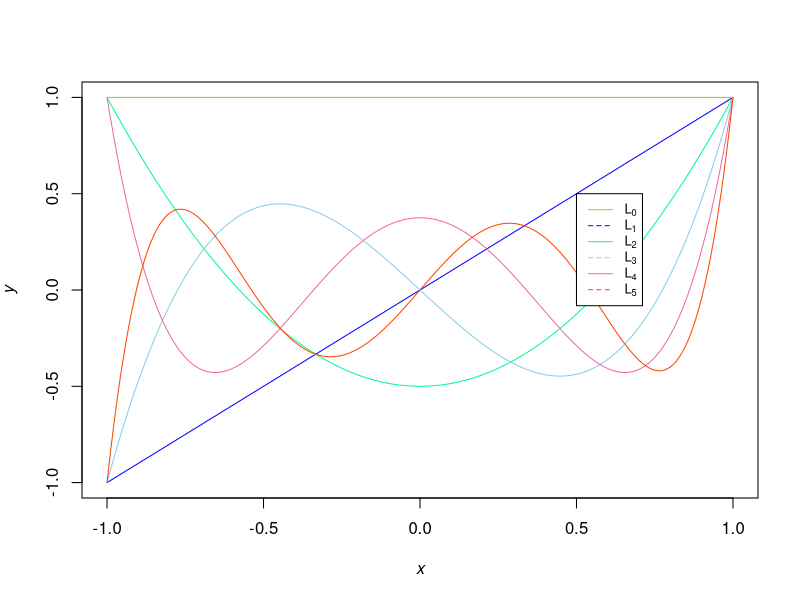
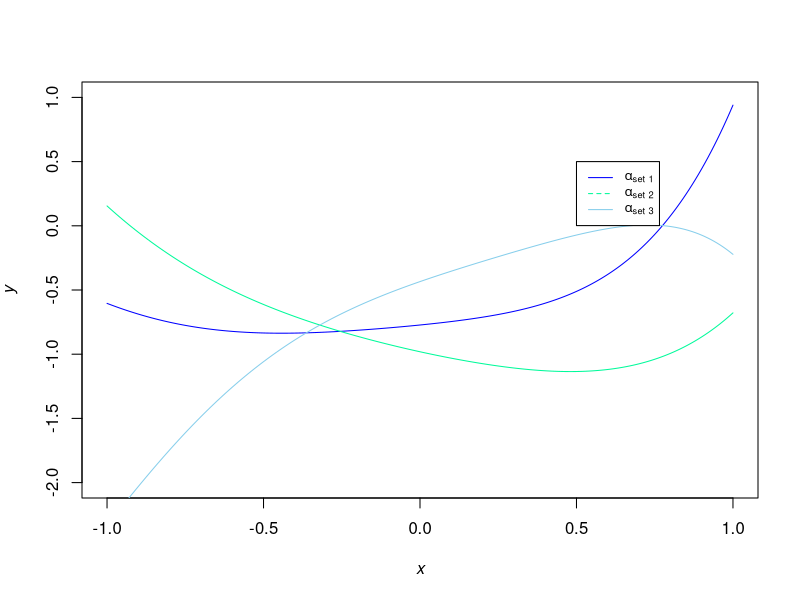
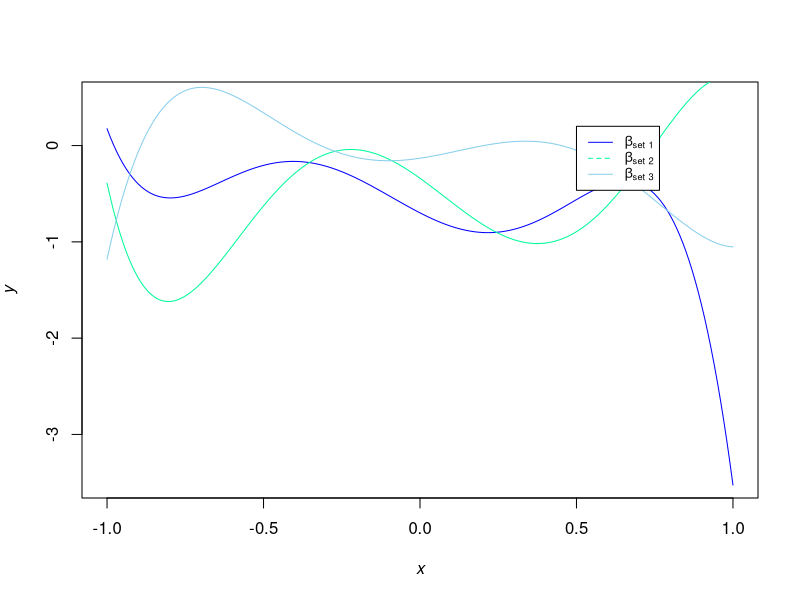

Write the R code that produced these figures, in order.
set.seed(1234)

## legendre expression within sum formula
l <- function(
    x,q,k
    ){
      x**k * choose(q,k) * choose((q+k-1)/2,q)
    }

## produces legendre polynomial
legendres <- function(
    x,q
    )
    {
    func <- rep(0,length(x))
        for(k in 0:q){
            func <- func + l(x,q,k)
        }
        #print(func)
    func <- 2**q * func
    }

x = seq(-1,1, by = 0.01)

## plot legendre polynomial of 0 to 5th degree
plot1a <- function()
    {
    png("task1_plots/task1i.png")
    l0 <- legendres(x,0)
    l1 <- legendres(x,1)
    l2 <- legendres(x,2)
    l3 <- legendres(x,3)
    l4 <- legendres(x,4)
    l5 <- legendres(x,5)
    plot(x,l1, type = "l", col = "blue", ylab = expression(italic("y")), xlab = expression(italic("x")))
    lines(x,l2, col = "mediumspringgreen")
    lines(x,l3, col = "skyblue")
    lines(x,l4, col = "hotpink2")
    lines(x,l5, col = "orangered")
    lines(x,l0, col = "yellowgreen")
    legend(0.5,0.5, legend = c(expression("L"[0]), expression("L"[1]), expression("L"[2]),
                               expression("L"[3]), expression("L"[4]), expression("L"[5])),
           col = c("yellowgreen", "blue", "mediumspringgreen", "skyblue", "hotpink2", "orangered"), lty=1:2, cex=0.8)
    dev.off()
    }

## generate uniform values between -1 and 1
generateUniformValues <- function(n)
    {
      runif(n, min = -1, max =1)
    }

## target function 1
targetFunc1 <- function(
    x,Q_f
    )
    {
        alphas <- generateUniformValues(Q_f+1)
        func <- rep(0, length(x))
        for(q in 0:Q_f){
            func <- func + (alphas[q+1] * x**q)
        }
        func
    }

## target function 2
targetFunc2 <- function(
    x,Q_f
    )
    {
        betas <- generateUniformValues(Q_f+1)
        func <- rep(0,length(x))
        for(q in 0:Q_f){
            func <- func + betas[q+1] * legendres(x, q)#(func / (betas[q] * 2**(q-1)) + l(x,q,q)
        }
        func
    }

## plot target function 1 and 2
plot3tf1tf2 <- function(
    ){
      tf1_1 <- targetFunc1(x,5)
      tf1_2 <- targetFunc1(x,5)
      tf1_3 <- targetFunc1(x,5)

      tf2_1 <- targetFunc2(x,5)
      tf2_2 <- targetFunc2(x,5)
      tf2_3 <- targetFunc2(x,5)

      png("task1_plots/task1iialpha.png")
      plot(x,tf1_1, type = "l", col = "blue", ylim = c(-2,1), ylab = expression(italic("y")), xlab = expression(italic("x")))
      lines(x,tf1_2, col = "mediumspringgreen")
      lines(x,tf1_3, col = "skyblue")
      legend(0.5,0.5, legend = c(expression(alpha["set 1"]), expression(alpha["set 2"]), expression(alpha["set 3"])),
             col = c("blue", "mediumspringgreen", "skyblue" ), lty=1:2, cex=0.8)
      dev.off()

      png("task1_plots/task1iibeta.png")
      plot(x,tf2_1, type = "l", col = "blue", ylim = c(-3.5,0.5), ylab = expression(italic("y")), xlab = expression(italic("x")))
      lines(x,tf2_2, col = "mediumspringgreen")
      lines(x,tf2_3, col = "skyblue")
      legend(0.5,0.2, legend = c(expression(beta["set 1"]), expression(beta["set 2"]), expression(beta["set 3"])),
             col = c("blue", "mediumspringgreen", "skyblue"), lty=1:2, cex=0.8)
      dev.off()
    }
plot1a()
plot3tf1tf2()
